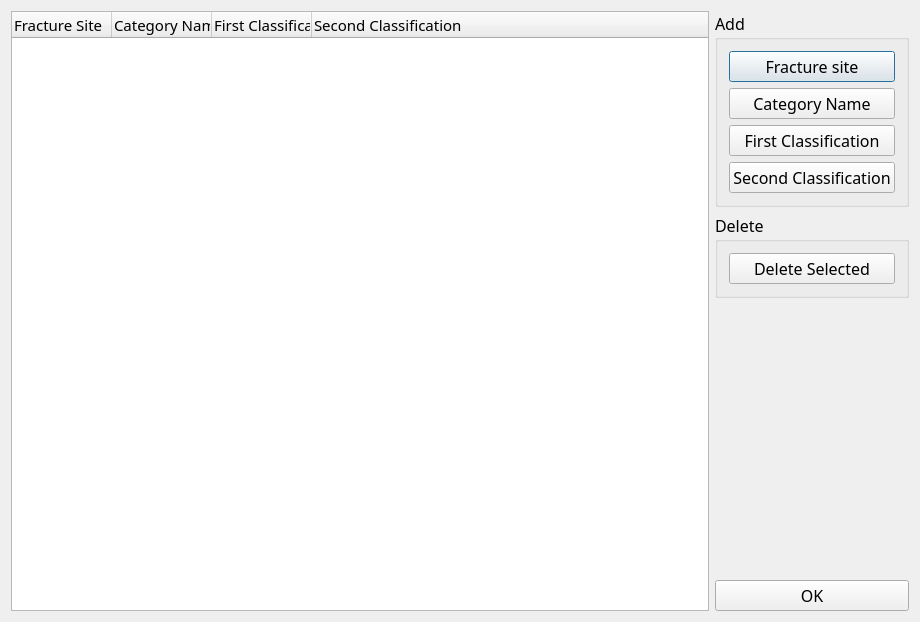
<?xml version="1.0" encoding="UTF-8"?>
<ui version="4.0">
 <class>MedicalDbDlg</class>
 <widget class="QDialog" name="MedicalDbDlg">
  <property name="geometry">
   <rect>
    <x>0</x>
    <y>0</y>
    <width>920</width>
    <height>622</height>
   </rect>
  </property>
  <property name="font">
   <font>
    <family>微软雅黑</family>
    <pointsize>10</pointsize>
   </font>
  </property>
  <property name="windowTitle">
   <string>Database Entry</string>
  </property>
  <layout class="QHBoxLayout" name="horizontalLayout">
   <item>
    <widget class="QTreeWidget" name="dbListView">
     <property name="font">
      <font>
       <pointsize>11</pointsize>
      </font>
     </property>
     <property name="selectionBehavior">
      <enum>QAbstractItemView::SelectItems</enum>
     </property>
     <property name="columnCount">
      <number>4</number>
     </property>
     <column>
      <property name="text">
       <string>Fracture Site</string>
      </property>
     </column>
     <column>
      <property name="text">
       <string>Category Name</string>
      </property>
     </column>
     <column>
      <property name="text">
       <string>First Classification</string>
      </property>
     </column>
     <column>
      <property name="text">
       <string>Second Classification</string>
      </property>
     </column>
    </widget>
   </item>
   <item>
    <layout class="QVBoxLayout" name="verticalLayout_3">
     <item>
      <widget class="QGroupBox" name="groupBox">
       <property name="font">
        <font>
         <family>微软雅黑</family>
         <pointsize>12</pointsize>
        </font>
       </property>
       <property name="title">
        <string>Add</string>
       </property>
       <layout class="QVBoxLayout" name="verticalLayout_2">
        <item>
         <widget class="QPushButton" name="addFracPartBtn">
          <property name="minimumSize">
           <size>
            <width>100</width>
            <height>0</height>
           </size>
          </property>
          <property name="text">
           <string>Fracture site</string>
          </property>
          <property name="icon">
           <iconset>
            <normaloff>:/Medical3D/Resources/add.png</normaloff>:/Medical3D/Resources/add.png</iconset>
          </property>
          <property name="iconSize">
           <size>
            <width>24</width>
            <height>24</height>
           </size>
          </property>
         </widget>
        </item>
        <item>
         <widget class="QPushButton" name="addClassNameBtn">
          <property name="text">
           <string>Category Name</string>
          </property>
          <property name="icon">
           <iconset>
            <normaloff>:/Medical3D/Resources/add.png</normaloff>:/Medical3D/Resources/add.png</iconset>
          </property>
          <property name="iconSize">
           <size>
            <width>24</width>
            <height>24</height>
           </size>
          </property>
         </widget>
        </item>
        <item>
         <widget class="QPushButton" name="addLevel1Btn">
          <property name="text">
           <string>First Classification</string>
          </property>
          <property name="icon">
           <iconset>
            <normaloff>:/Medical3D/Resources/add.png</normaloff>:/Medical3D/Resources/add.png</iconset>
          </property>
          <property name="iconSize">
           <size>
            <width>24</width>
            <height>24</height>
           </size>
          </property>
         </widget>
        </item>
        <item>
         <widget class="QPushButton" name="addLevel2Btn">
          <property name="text">
           <string>Second Classification</string>
          </property>
          <property name="icon">
           <iconset>
            <normaloff>:/Medical3D/Resources/add.png</normaloff>:/Medical3D/Resources/add.png</iconset>
          </property>
          <property name="iconSize">
           <size>
            <width>24</width>
            <height>24</height>
           </size>
          </property>
         </widget>
        </item>
       </layout>
      </widget>
     </item>
     <item>
      <widget class="QGroupBox" name="groupBox_2">
       <property name="font">
        <font>
         <family>微软雅黑</family>
         <pointsize>12</pointsize>
        </font>
       </property>
       <property name="title">
        <string>Delete</string>
       </property>
       <layout class="QVBoxLayout" name="verticalLayout">
        <item>
         <widget class="QPushButton" name="deleteItemBtn">
          <property name="text">
           <string>Delete Selected</string>
          </property>
          <property name="icon">
           <iconset>
            <normaloff>:/Medical3D/Resources/delete.png</normaloff>:/Medical3D/Resources/delete.png</iconset>
          </property>
          <property name="iconSize">
           <size>
            <width>24</width>
            <height>24</height>
           </size>
          </property>
         </widget>
        </item>
       </layout>
      </widget>
     </item>
     <item>
      <spacer name="verticalSpacer">
       <property name="orientation">
        <enum>Qt::Vertical</enum>
       </property>
       <property name="sizeHint" stdset="0">
        <size>
         <width>20</width>
         <height>108</height>
        </size>
       </property>
      </spacer>
     </item>
     <item>
      <widget class="QPushButton" name="okBtn">
       <property name="font">
        <font>
         <family>微软雅黑</family>
         <pointsize>12</pointsize>
        </font>
       </property>
       <property name="text">
        <string>OK</string>
       </property>
      </widget>
     </item>
    </layout>
   </item>
  </layout>
 </widget>
 <layoutdefault spacing="6" margin="11"/>
 <resources>
  <include location="medical3d.qrc"/>
 </resources>
 <connections/>
</ui>
